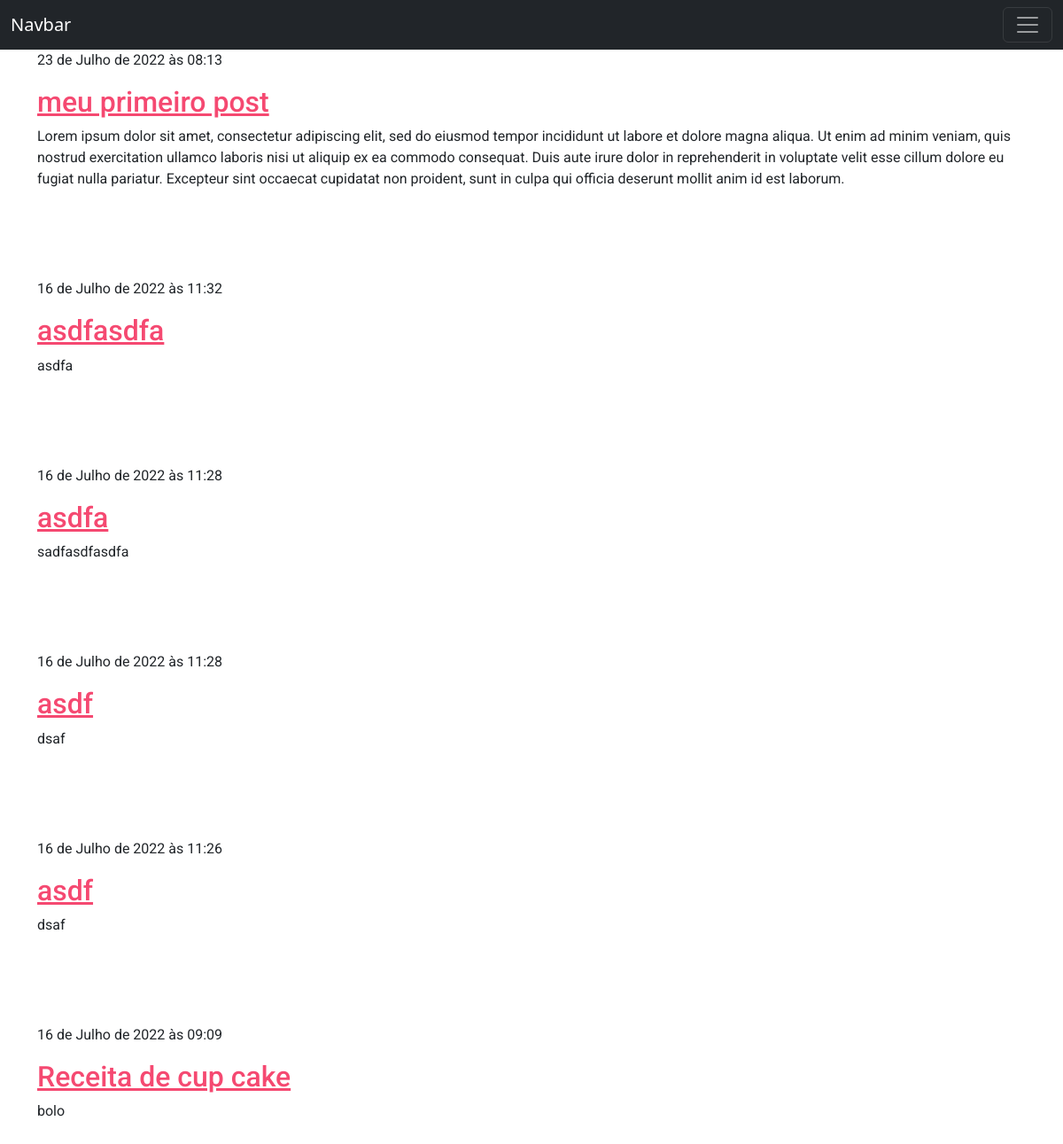
Before: / with the older database file.
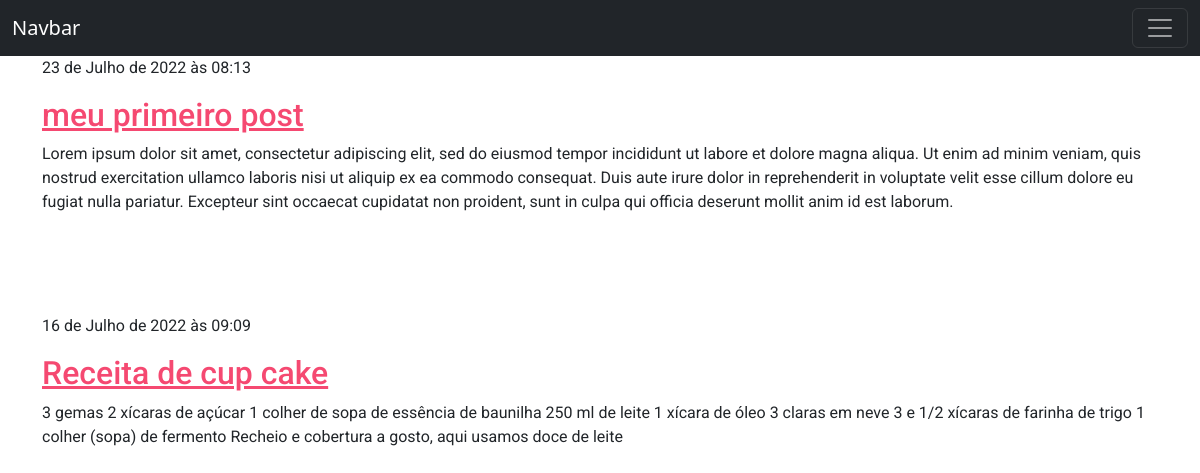
After: the same page with the newer database file.
### blog/models.py (models this page shows, shortened)
class Post(models.Model):
    author = models.ForeignKey(settings.AUTH_USER_MODEL,  on_delete=models.CASCADE)
    title = models.CharField(max_length=200)
    text = models.TextField()
    created_date = models.DateTimeField(default=timezone.now)
    published_date =  models.DateTimeField(blank=True, null=True)

### blog/views.py (the view)
# urls.py: path('', views.post_list, name='post_list'),
def post_list(request):
    context = {
        'posts':  Post.objects.filter(published_date__lte=timezone.now()).order_by('-published_date')
    }
    return render(request, 'blog/post_list.html', context)

### blog/templates/blog/post_list.html
{% extends 'blog/base.html' %}
{% block content %}
    {% for post in posts %}
        <div class="post">
            <p> {{ post.published_date }}</p>
            <h2><a href="{% url 'post_detail' pk=post.id %}"> {{ post.title }}</a></h2>
            <p> {{ post.text }}</p>
        </div>
    {% endfor  %}
{% endblock %}

Changed rows visible on the page:
removed Post: published_date "16 de Julho de 2022 às 11:32", title "asdfasdfa", text "asdfa"
removed Post: published_date "16 de Julho de 2022 às 11:28", title "asdfa", text "sadfasdfasdfa"
removed Post: published_date "16 de Julho de 2022 às 11:28", title "asdf", text "dsaf"
removed Post: published_date "16 de Julho de 2022 às 11:26", title "asdf", text "dsaf"
changed Post "Receita de cup cake": text "bolo" → "3 gemas 2 xícaras de açúcar 1 colher de sopa de essência de baunilha 250 ml de leite 1 xícara de óleo 3 claras em neve 3 e 1/2 xícaras de farinha de trigo 1 colher (sopa) de fermento Recheio e cobertura a gosto, aqui usamos doce de leite"
